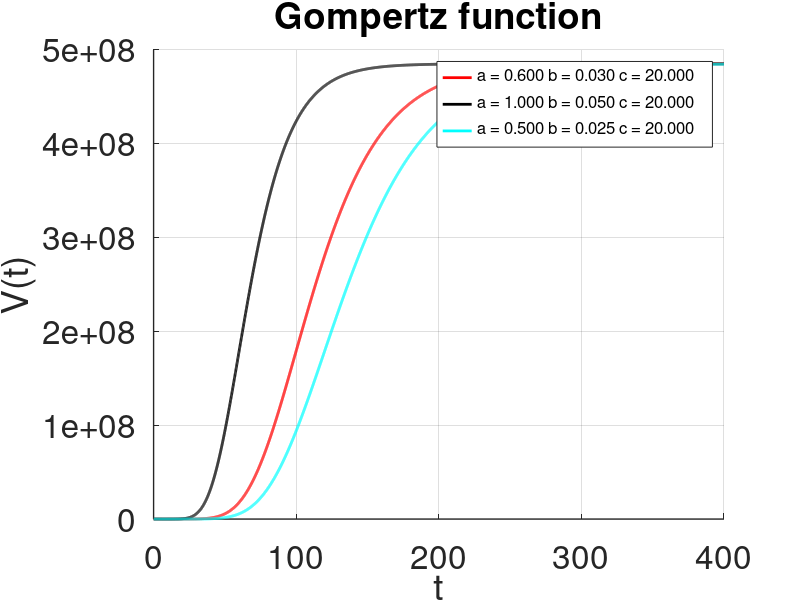

Reproduce this figure in MATLAB.
clear all; clf;

% gompertz function %
function f_gomp = gompertz(m, x)
  % input m: a vector i.e. 3-tuple  of v0, a, b           %
  % input x:  represents time t steps                     %
  % define locals to conform with the given function      %
  % not really necessary but gives better visual display  % 
  c  = m(2)/m(3);    %  c=m(2)/m(3) is a/b in the original equation
  v0 = m(1)          %  v0=v(0)=1 given 
  b  = m(3)          %  m(3) is b in the original equation 
	f_gomp =  v0*exp(c*(1-exp(-b*x))) 
end;

clear;

% declare a 3x3 vector to used as input row by row %
% i.e there will be three graphs one for each row  %
% each row  contains: v0, a and b parameters        %
params = [1 0.6 0.030; 1 1 0.050; 1 0.5 0.025];

% declare a cell of 1x3 strings to be used as legend initial value  %
lgnd = {"", "", ""}

% loop through the rows of params vector and calculate function values %
for i = 1:3 % we have 3 input vectors     
    for j = 1:4000 % time values from 0.1..400 with step 0.1 
        % a trick to provide time in steps instead of providing time with a vector
        % obviously t(1,:)= t(2,:) = t vector with values 0.1..400 step 0.1
        t(i,j) = j/10;
        funcg (i,j) = gompertz(params(i,:), t(i,j));
    end
    % create also a legend for each graph
    lgnd{i} = sprintf("a = %1.3f b = %1.3f c = %2.3f\n",  params(i, 2), params(i, 3), params(i, 2)/params(i, 3))
end
 
%Toggle - set the "hold" state of the plotting engine
hold on

% plot the graphs
plot(t(1,:), funcg(1,:),' r', 'linewidth', 2, t(2,:), funcg(2,:),' k', 'linewidth', 2, t(3,:), funcg(3,:),' c', 'linewidth', 2)

% display specifics %
xlabel('t')
ylabel('V(t)')

% set grid on
grid on                                   

% additional display properties
set(gca, 'fontsize', 24, 'linewidth', 1)  
title('Gompertz function')
% add a legend
legend (lgnd{1}, lgnd{2}, lgnd{3}, "location", "northeast");                
set (legend, "fontsize", 12);

% release hold
hold off